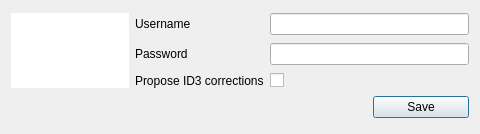
<?xml version="1.0" encoding="UTF-8"?>
<ui version="4.0">
 <class>GUI_LastFM_Widget</class>
 <widget class="QDialog" name="GUI_LastFM_Widget">
  <property name="geometry">
   <rect>
    <x>0</x>
    <y>0</y>
    <width>480</width>
    <height>134</height>
   </rect>
  </property>
  <property name="windowTitle">
   <string>LastFM Preferences</string>
  </property>
  <layout class="QGridLayout" name="gridLayout">
   <item row="0" column="0" rowspan="3">
    <widget class="QWidget" name="widget" native="true">
     <property name="styleSheet">
      <string notr="true">background-color: rgb(255, 255, 255);</string>
     </property>
     <layout class="QVBoxLayout" name="verticalLayout">
      <item>
       <widget class="QLabel" name="lab_image">
        <property name="minimumSize">
         <size>
          <width>100</width>
          <height>30</height>
         </size>
        </property>
        <property name="maximumSize">
         <size>
          <width>100</width>
          <height>30</height>
         </size>
        </property>
        <property name="text">
         <string/>
        </property>
        <property name="pixmap">
         <pixmap>../../Desktop/lastfm-icon.png</pixmap>
        </property>
        <property name="scaledContents">
         <bool>true</bool>
        </property>
       </widget>
      </item>
     </layout>
    </widget>
   </item>
   <item row="0" column="1">
    <widget class="QLabel" name="label_2">
     <property name="text">
      <string>Username</string>
     </property>
    </widget>
   </item>
   <item row="0" column="2" colspan="2">
    <widget class="QLineEdit" name="tf_username"/>
   </item>
   <item row="1" column="1">
    <widget class="QLabel" name="label_3">
     <property name="text">
      <string>Password</string>
     </property>
    </widget>
   </item>
   <item row="1" column="2" colspan="2">
    <widget class="QLineEdit" name="tf_password">
     <property name="echoMode">
      <enum>QLineEdit::Password</enum>
     </property>
    </widget>
   </item>
   <item row="2" column="1">
    <widget class="QLabel" name="label">
     <property name="text">
      <string>Propose ID3 corrections</string>
     </property>
    </widget>
   </item>
   <item row="2" column="2">
    <widget class="QCheckBox" name="cb_correct_id3">
     <property name="text">
      <string/>
     </property>
    </widget>
   </item>
   <item row="3" column="3">
    <widget class="QPushButton" name="btn_save">
     <property name="text">
      <string>Save</string>
     </property>
    </widget>
   </item>
  </layout>
 </widget>
 <resources/>
 <connections/>
</ui>
